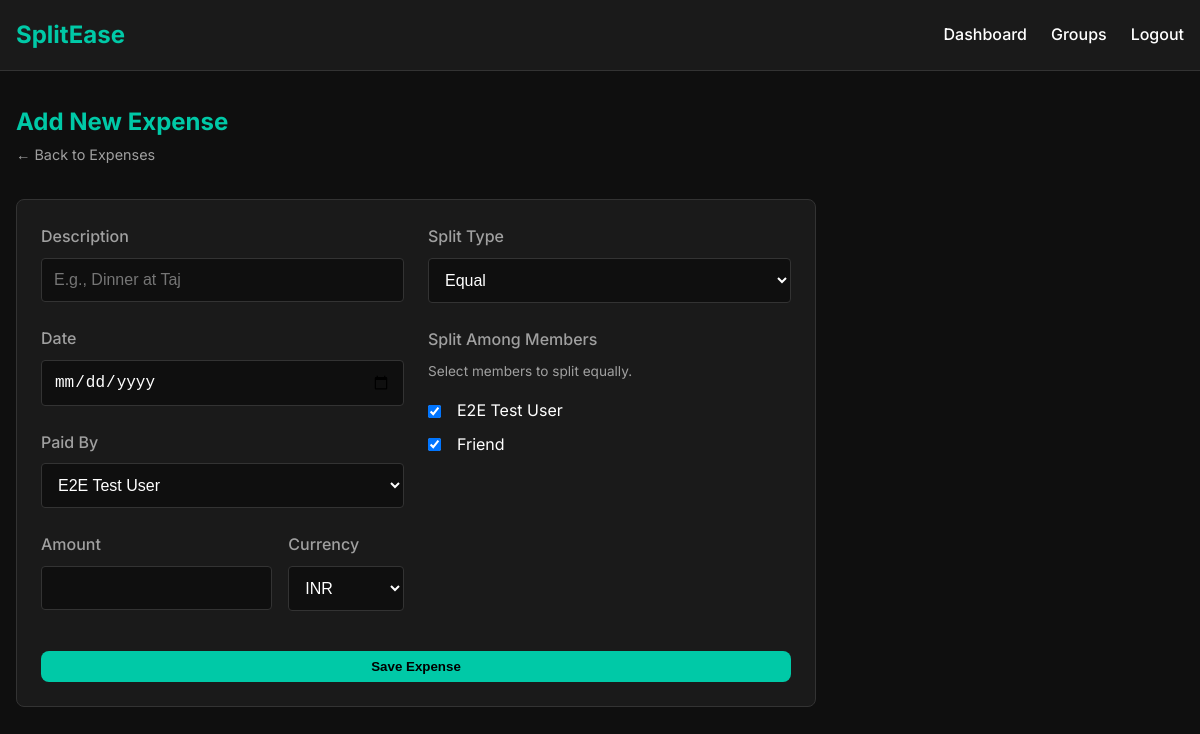
The page /groups/2/expenses/add (signed in) on the database its author committed.
### models.py (models this page shows, shortened)
class User(Base):
    __tablename__ = "users"
    id = Column(Integer, primary_key=True, index=True)
    name = Column(String, nullable=False)
    email = Column(String, unique=True, index=True, nullable=False)
    password_hash = Column(String, nullable=False)
    created_at = Column(DateTime, default=func.now())
    group_memberships = relationship("GroupMember", back_populates="user", cascade="all, delete-orphan")
    expenses_paid = relationship("Expense", back_populates="payer")
    expense_splits = relationship("ExpenseSplit", back_populates="user")
    settlements_paid = relationship("Settlement", foreign_keys="[Settlement.from_user_id]", back_populates="from_user")
    settlements_received = relationship("Settlement", foreign_keys="[Settlement.to_user_id]", back_populates="to_user")

class GroupMember(Base):
    __tablename__ = "group_members"
    id = Column(Integer, primary_key=True, index=True)
    group_id = Column(Integer, ForeignKey("groups.id"), index=True)
    user_id = Column(Integer, ForeignKey("users.id"), index=True)
    joined_at = Column(Date, nullable=False)
    left_at = Column(Date, nullable=True) # NULL means still active
    group = relationship("Group", back_populates="members")
    user = relationship("User", back_populates="group_memberships")

### routers/expense_routes.py (the view)
@router.get("/groups/{group_id}/expenses/add", response_class=HTMLResponse)
async def add_expense_page(
    request: Request,
    group_id: int,
    db: Session = Depends(get_db),
    current_user: User = Depends(get_current_user)
):
    group = db.query(Group).filter(Group.id == group_id).first()
    members = db.query(GroupMember).filter(
        GroupMember.group_id == group_id,
        GroupMember.left_at == None
    ).all()
    return templates.TemplateResponse(request=request, name="expense_add.html", context=
        {"request": request, "user": current_user, "group": group, "members": members}
    )

### templates/expense_add.html (shortened to what this page needs)
{% extends "base.html" %}
{% block content %}
<div style="margin-bottom: 2rem;">
    <h2 style="color: var(--accent-teal);">Add New Expense</h2>
    <a href="/groups/{{ group.id }}/expenses" style="color: var(--text-muted); font-size: 0.9rem;">&larr; Back to Expenses</a>
</div>
<div class="card" style="max-width: 800px;">
    <form action="/groups/{{ group.id }}/expenses" method="POST" id="expenseForm">
        <div style="display: grid; grid-template-columns: 1fr 1fr; gap: 1.5rem;">
            <div>
                <div class="form-group">
                    <label class="form-label">Description</label>
                    <input type="text" name="description" class="form-control" required placeholder="E.g., Dinner at Taj">
                </div>
                <div class="form-group">
                    <label class="form-label">Date</label>
                    <input type="date" name="date" class="form-control" required>
                </div>
                <div class="form-group">
                    <label class="form-label">Paid By</label>
                    <select name="paid_by" class="form-control" required>
                        {% for member in members %}
                            <option value="{{ member.user.id }}" {% if member.user.id == user.id %}selected{% endif %}>{{ member.user.name }}</option>
                        {% endfor %}
                    </select>
                </div>
                <div style="display: flex; gap: 1rem;">
                    <div class="form-group" style="flex: 2;">
                        <label class="form-label">Amount</label>
                        <input type="number" step="0.01" name="amount" id="amount" class="form-control" required>
                    </div>
                    <div class="form-group" style="flex: 1;">
                        <label class="form-label">Currency</label>
                        <select name="currency" class="form-control">
                            <option value="INR">INR</option>
                        </select>
                    </div>
                </div>
            </div>
            <div>
                <div class="form-group">
                    <label class="form-label">Split Type</label>
                    <select name="split_type" id="split_type" class="form-control" required onchange="updateSplitFields()">
                        <option value="equal">Equal</option>
                    </select>
                </div>
                <div id="split_members_container">
                    <label class="form-label">Split Among Members</label>
                    <p style="color: var(--text-muted); font-size: 0.85rem; margin-bottom: 1rem;" id="split_help_text">
                        Select members to split equally.
                    </p>
                    {% for member in members %}
                    <div style="display: flex; align-items: center; gap: 1rem; margin-bottom: 0.5rem;">
                        <input type="checkbox" name="split_with" value="{{ member.user.id }}" checked id="check_{{ member.user.id }}" class="member-checkbox">
                        <label for="check_{{ member.user.id }}" style="flex: 1;">{{ member.user.name }}</label>
                    </div>
                    {% endfor %}
                </div>
            </div>
        </div>
        <button type="submit" class="btn btn-primary" style="width: 100%; margin-top: 1rem;">Save Expense</button>
    </form>
</div>
{% endblock %}

### static/style.css (style rules this page uses)
:root { --bg-dark: #0f0f0f; --bg-card: #1a1a1a; --text-main: #ffffff; --text-muted: #a0a0a0; --accent-teal: #00c9a7; --accent-teal-hover: #00b396; --error-red: #ff4d4f; --success-green: #28a745; --border-color: #333333; --border-radius: 8px; --spacing-md: 16px; --spacing-lg: 24px; }
* { box-sizing: border-box; margin: 0; padding: 0; }
body { font-family: 'Inter', sans-serif; background-color: var(--bg-dark); color: var(--text-main); line-height: 1.6; }
a { color: var(--accent-teal); text-decoration: none; transition: color 0.2s; }
.btn { display: inline-block; padding: 0.5rem 1rem; border-radius: var(--border-radius); font-weight: 600; cursor: pointer; border: none; transition: all 0.2s; }
.btn-primary { background-color: var(--accent-teal); color: #000; }
.card { background-color: var(--bg-card); border: 1px solid var(--border-color); border-radius: var(--border-radius); padding: var(--spacing-lg); }
.form-group { margin-bottom: 1.5rem; }
.form-label { display: block; margin-bottom: 0.5rem; font-weight: 500; color: var(--text-muted); }
.form-control { width: 100%; padding: 0.75rem; background-color: var(--bg-dark); border: 1px solid var(--border-color); border-radius: 4px; color: var(--text-main); font-size: 1rem; }

### rows shown on the page
User: paid_by "E2E Test User"
GroupMember: user.name "E2E Test User"
GroupMember: user.name "Friend"
